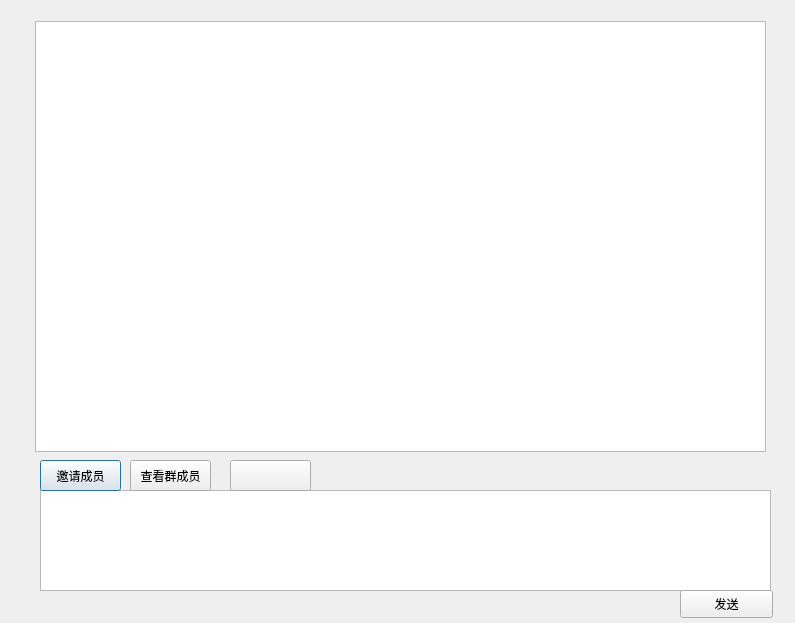
<?xml version="1.0" encoding="UTF-8"?>
<ui version="4.0">
 <class>GroupChat</class>
 <widget class="QDialog" name="GroupChat">
  <property name="geometry">
   <rect>
    <x>0</x>
    <y>0</y>
    <width>795</width>
    <height>623</height>
   </rect>
  </property>
  <property name="windowTitle">
   <string>Dialog</string>
  </property>
  <widget class="QTextBrowser" name="tb_chat">
   <property name="geometry">
    <rect>
     <x>35</x>
     <y>21</y>
     <width>731</width>
     <height>431</height>
    </rect>
   </property>
  </widget>
  <widget class="QTextEdit" name="te_chat">
   <property name="geometry">
    <rect>
     <x>40</x>
     <y>490</y>
     <width>731</width>
     <height>101</height>
    </rect>
   </property>
  </widget>
  <widget class="QPushButton" name="pb_inviteFri">
   <property name="geometry">
    <rect>
     <x>40</x>
     <y>460</y>
     <width>81</width>
     <height>31</height>
    </rect>
   </property>
   <property name="text">
    <string>邀请成员</string>
   </property>
  </widget>
  <widget class="QPushButton" name="pb_showMember">
   <property name="geometry">
    <rect>
     <x>130</x>
     <y>460</y>
     <width>81</width>
     <height>31</height>
    </rect>
   </property>
   <property name="text">
    <string>查看群成员</string>
   </property>
  </widget>
  <widget class="QPushButton" name="pushButton_3">
   <property name="geometry">
    <rect>
     <x>230</x>
     <y>460</y>
     <width>81</width>
     <height>31</height>
    </rect>
   </property>
   <property name="text">
    <string/>
   </property>
  </widget>
  <widget class="QPushButton" name="pb_send">
   <property name="geometry">
    <rect>
     <x>680</x>
     <y>590</y>
     <width>93</width>
     <height>28</height>
    </rect>
   </property>
   <property name="text">
    <string>发送</string>
   </property>
  </widget>
 </widget>
 <resources/>
 <connections/>
</ui>
